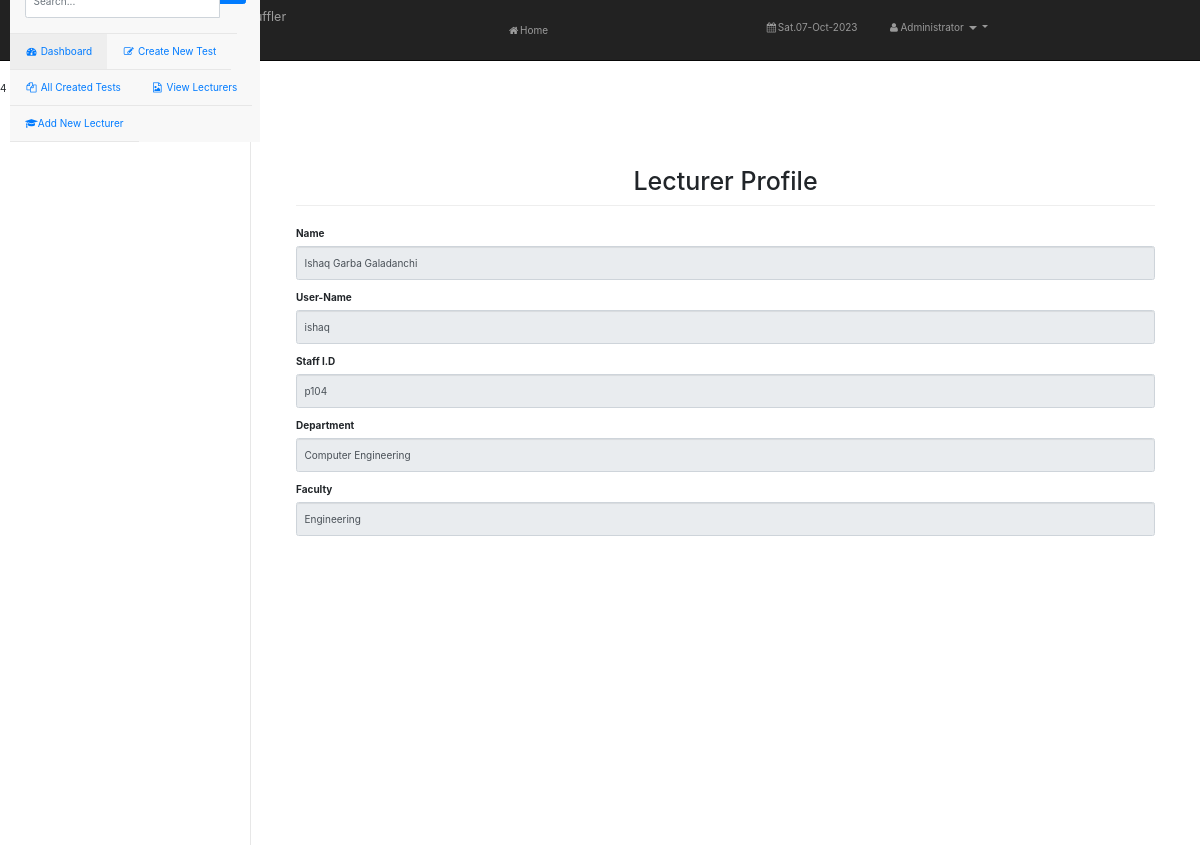
The page /views/view_lecturer.php?id=4 (signed in) on the database its author committed.
### tables this page shows
CREATE TABLE `users` (
  `id` int(11) NOT NULL,
  `name` varchar(250) NOT NULL,
  `staff_id` varchar(250) NOT NULL,
  `username` varchar(250) NOT NULL,
  `password` varchar(200) NOT NULL,
  `department` varchar(250) NOT NULL,
  `faculty` varchar(250) NOT NULL,
  `status` int(1) NOT NULL DEFAULT '1',
  `role` varchar(12) NOT NULL
);

### views/view_lecturer.php (the view, shortened to what this page needs)
<?php
include('../model/conn.php');
include('../include/dashboard.php');
$id=$_GET['id'];
$query= "SELECT * FROM users WHERE role='lecturer' AND id='$id'";
 $result=$conn->query($query);?>
              <html>
<head>
    <link rel="stylesheet" type="text/css" media="screen" href="../css/bootstrap.css" />
</head>
<body>
    <div id="page-wrapper">
        <div class="container-fluid">
            <div class="row">
                <div class="col-lg-12">
                    <h1 style="text-align:center" class="page-header">Lecturer Profile</h1>
                </div>
            </div>
 <?php
                if (mysqli_num_rows($result) > 0){
            while($row = mysqli_fetch_assoc($result)) {
           $name= $row['name'];
           $username= $row['username'];
           $staff_id= $row['staff_id'];
           $department= $row['department'];
           $faculty= $row['faculty'];
            }
        }?>
 <form action="../controllers/add_lecturer_handler.php" method="post">
  <div class="form-group">
    <label for="exampleInputEmail1">Name</label>
    <input type="text" class="form-control" id="exampleInputEmail1" name="name" value="<?php echo $name;?>"placeholder="Name" disabled>
  </div>
    <div class="form-group">
    <label for="exampleInputEmail1">User-Name</label>
    <input type="text" class="form-control" name="username" id="exampleInputEmail1"value="<?php echo $username;?>" placeholder="User-Name" disabled>
  </div>
    <div class="form-group">
    <label for="exampleInputEmail1">Staff I.D</label>
    <input type="text" class="form-control" name="staff_id" id="exampleInputEmail1"value="<?php echo $staff_id;?>" placeholder="Staff I.D"disabled>
  </div>
    <div class="form-group">
    <label for="exampleInputEmail1">Department</label>
    <input type="text" class="form-control" name="department"id="exampleInputEmail1" value="<?php echo $department;?>" placeholder="department" disabled>
  </div>
    <div class="form-group">
    <label for="exampleInputEmail1">Faculty</label>
    <input type="text" class="form-control" name="faculty" id="exampleInputEmail1" value="<?php echo $faculty;?>" placeholder="Faculty"disabled >
  </div>
</form>
        </div>
    </div>
</body>
</html>

### css/startmin.css (style rules this page uses)
body { background-color: #f8f8f8; }
#page-wrapper { padding: 30px 15px 0 15px; min-height: 568px; background-color: #fff; }
@media (min-width:768px) { #page-wrapper { position: inherit; margin-left: 250px; padding: 30px 30px 0 30px; border-left: 1px solid #e7e7e7; } }

### rows shown on the page
users: name "Ishaq Garba Galadanchi", department "Computer Engineering", faculty "Engineering"

### other values the page prints
$user "Administrator"
